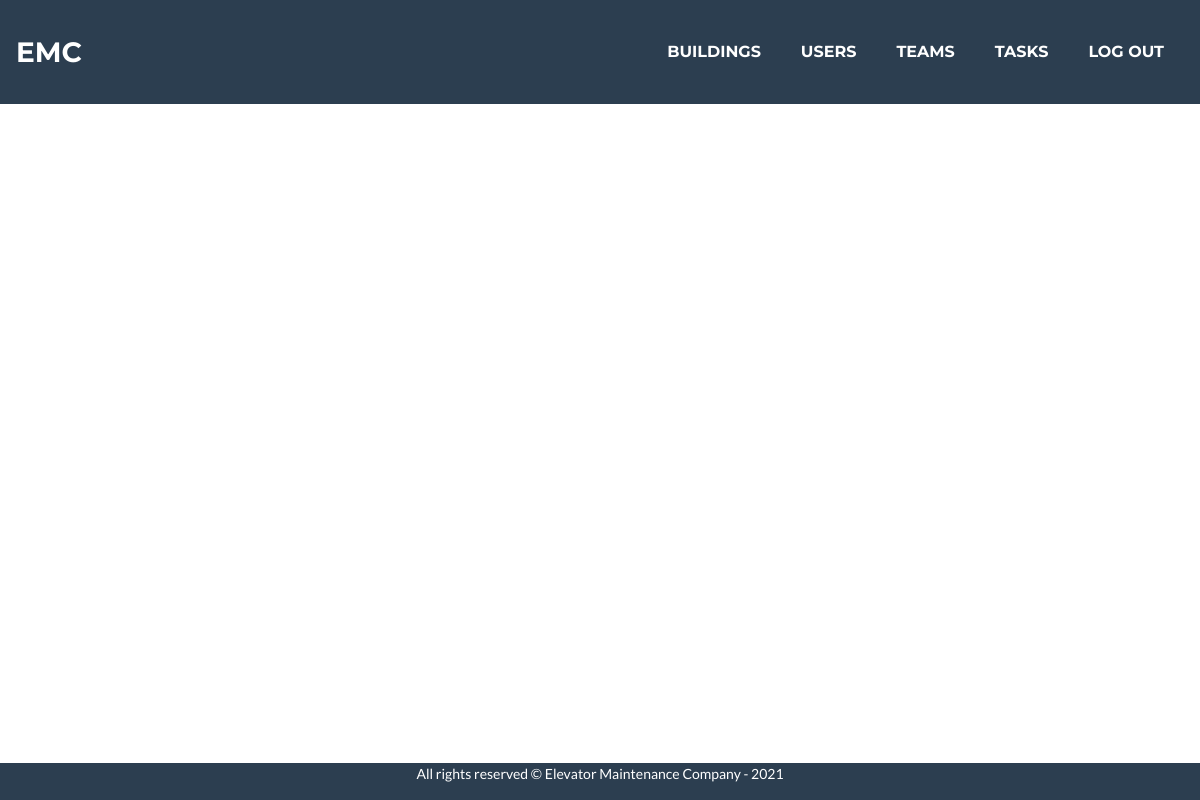
The page / (signed in) on the database as committed earlier.
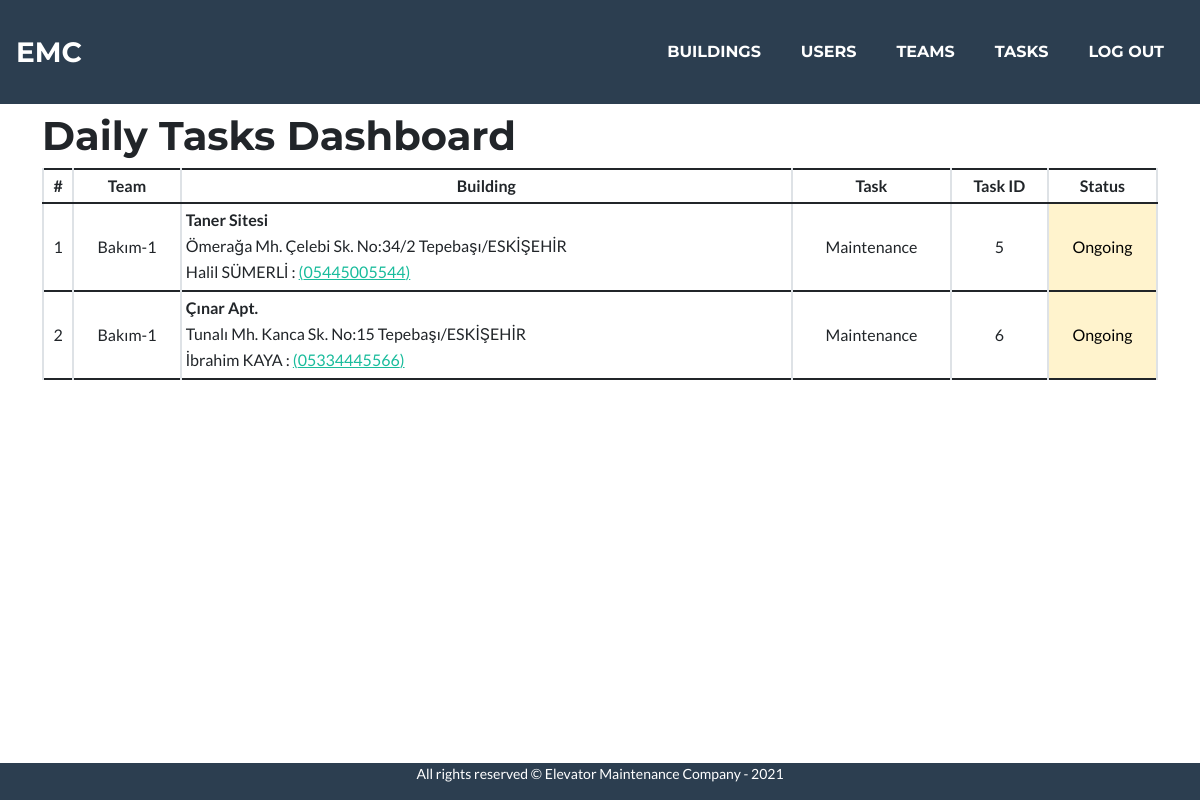
The same page on the database as committed later.
### maintenance/models.py (models this page shows, shortened)
class Task(models.Model):
    building = models.ForeignKey(Building, on_delete=CASCADE)
    team = models.ForeignKey(Team, on_delete=CASCADE)
    materials = models.ManyToManyField(Material, null=True, blank=True, related_name="materials")
    description = models.CharField(max_length=200, null=True, blank=True)
    date = models.DateTimeField(default=datetime.now())
    created = models.DateTimeField(default=datetime.now())
    updated = models.DateTimeField(null=True, blank=True)
    result = models.BooleanField(null=True, blank=True)
    closed = models.DateTimeField(null=True, blank=True)
    notes = models.CharField(max_length=400, null=True, blank=True)
    type = models.ForeignKey(TaskTypes, on_delete=PROTECT)

class Team(models.Model):
    leader = models.ForeignKey(User, on_delete=models.CASCADE, related_name="team_leader")
    name = models.CharField(max_length=50)
    description = models.CharField(max_length=200)

class Building(models.Model):
    address = models.CharField(max_length=300)
    coordinates = models.CharField(null=True, max_length=32)
    name = models.CharField(max_length=50)
    manager = models.CharField(max_length=100)
    phone_message = 'Phone number must be entered in the format: 05xxxxxxxxx'
    phone_regex = RegexValidator(
        regex=r'^(05)\d{9}$',
        message=phone_message
    )
    phone = models.CharField(validators=[phone_regex], max_length=11,
                             null=True, blank=True)
    email = models.EmailField(null=True, blank=True, max_length=100)
    floors = models.PositiveSmallIntegerField(default=2, validators=[MinValueValidator(2), MaxValueValidator(25)])
    elevator_type = models.CharField(max_length=100)
    creator = models.ForeignKey(User, on_delete=PROTECT, related_name="BuildingCreator")
    status = models.BooleanField(default=True)

class TaskTypes(models.Model):
    type = models.CharField(max_length=32)
    def __str__(self) -> str:
        return self.type

### maintenance/views.py (the view, shortened to what this page needs)
# urls.py: path("", views.index, name="index"),
def index(request):
    user = request.user
    if user.is_anonymous:
        messages.warning(request, "Welcome! Please login or register")
        return render(request, "maintenance/index.html")
    if not user.confirmed:
        messages.warning(request, "Your registration not confirmed yet. Please try again later.")
        return render(request, "maintenance/index.html")
    if user.is_staff:
        tasks = Task.objects.filter(result__isnull=True) | Task.objects.filter(closed__date=date.today(), result__isnull=True) | Task.objects.filter(result=1, closed__date=date.today())
        return render(request, "maintenance/index.html", {
            "tasks":tasks,
        })

### maintenance/templates/maintenance/index.html (shortened to what this page needs)
{% extends "maintenance/layout.html" %}
{% load static %}
{% load tz %}
{% block main %}
    {% if tasks %}
        {% if request.user.is_staff %}
        <h1>Daily Tasks Dashboard</h1>
        {% else %}
        <h1>Team's Tasks</h1>
        {% endif %}
        <div class="table-responsive">
        <table class="table table-sm table-hover table-bordered">
            <thead style="text-align: center;">
                <th>#</th>
                {% if request.user.is_staff %}
                <th>Team</th>
                {% endif %}
                <th>Building</th>
                <th>Task</th>
                <th>Task ID</th>
                <th>Status</th>
            </thead>
            <tbody>
                {% for task in tasks %}
                <tr>
                    <td style="vertical-align: middle; text-align: center;">{{ forloop.counter }}</td>
                    {% if request.user.is_staff %}
                    <td style="vertical-align: middle; text-align: center;">{{ task.team.name }}</td>
                    {% endif %}
                    <td style="vertical-align: middle;">
                        <p style="font-weight: 600; margin-bottom: 2px;">{{ task.building.name }}</p>
                        <p style="margin-bottom: 2px;">{{ task.building.address }}</p>
                        <p style="margin-bottom: 2px;">{{ task.building.manager }} : <a href="tel:+9{{task.building.phone}}">({{ task.building.phone }})</a></p>
                    </td>
                    <td style="vertical-align: middle; text-align: center;">{{ task.type }}</td>
                    <td style="vertical-align: middle; text-align: center;">{{ task.id }}</td>
                    {% if task.result == True %}
                    <td style="vertical-align: middle; text-align: center;" class="table-success">Done</td>
                    {% elif task.result == False %}
                    <td style="vertical-align: middle; text-align: center;" class="table-danger">Cancelled</td>
                    {% else %}
                    <td style="vertical-align: middle; text-align: center;" data-coord="{{ task.building.coordinates }}" class="table-warning ongoing">Ongoing</td>
                    {% endif %}
                </tr>
                {% endfor %}
            </tbody>
        </table>
        </div>
    {% endif %}
{% endblock %}

Rows that differ between the two databases and show on the page:
added Task: team.name "Bakım-1", building.name "Taner Sitesi", building.address "Ömerağa Mh. Çelebi Sk. No:34/2 Tepebaşı/ESKİŞEHİR", building.manager "Halil SÜMERLİ", building.phone "05445005544", type "Maintenance", id "5"
added Task: team.name "Bakım-1", building.name "Çınar Apt.", building.address "Tunalı Mh. Kanca Sk. No:15 Tepebaşı/ESKİŞEHİR", building.manager "İbrahim KAYA", building.phone "05334445566", type "Maintenance", id "6"
Other text that changed with them:
text now shown: "Daily Tasks Dashboard # Team Building Task Task ID Status"
